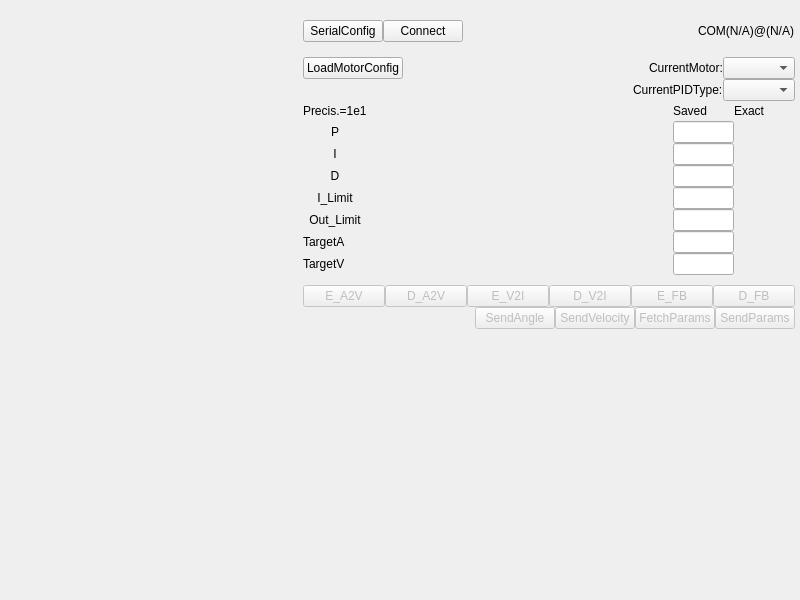
<?xml version="1.0" encoding="UTF-8"?>
<ui version="4.0">
 <class>ControlPanelWidgetUI</class>
 <widget class="QWidget" name="ControlPanelWidgetUI">
  <property name="geometry">
   <rect>
    <x>0</x>
    <y>0</y>
    <width>800</width>
    <height>600</height>
   </rect>
  </property>
  <property name="windowTitle">
   <string>ControlWidget</string>
  </property>
  <layout class="QVBoxLayout" name="verticalLayout" stretch="5,4">
   <property name="spacing">
    <number>0</number>
   </property>
   <property name="leftMargin">
    <number>1</number>
   </property>
   <property name="topMargin">
    <number>1</number>
   </property>
   <property name="rightMargin">
    <number>1</number>
   </property>
   <property name="bottomMargin">
    <number>1</number>
   </property>
   <item>
    <layout class="QHBoxLayout" name="horizontalLayout" stretch="3,5">
     <property name="leftMargin">
      <number>2</number>
     </property>
     <property name="topMargin">
      <number>2</number>
     </property>
     <property name="rightMargin">
      <number>2</number>
     </property>
     <property name="bottomMargin">
      <number>2</number>
     </property>
     <item>
      <layout class="QVBoxLayout" name="verticalLayout_Console">
       <property name="leftMargin">
        <number>2</number>
       </property>
       <property name="topMargin">
        <number>2</number>
       </property>
       <property name="rightMargin">
        <number>2</number>
       </property>
       <property name="bottomMargin">
        <number>2</number>
       </property>
      </layout>
     </item>
     <item>
      <layout class="QVBoxLayout" name="verticalLayout_Status" stretch="2,0,5,0,1">
       <property name="leftMargin">
        <number>2</number>
       </property>
       <property name="topMargin">
        <number>2</number>
       </property>
       <property name="rightMargin">
        <number>2</number>
       </property>
       <property name="bottomMargin">
        <number>2</number>
       </property>
       <item>
        <layout class="QVBoxLayout" name="vl_Toolbar">
         <item>
          <layout class="QHBoxLayout" name="hl_SerialConfig">
           <item>
            <widget class="QPushButton" name="pushButton_SerialConfig">
             <property name="text">
              <string>SerialConfig</string>
             </property>
             <property name="default">
              <bool>false</bool>
             </property>
             <property name="flat">
              <bool>false</bool>
             </property>
            </widget>
           </item>
           <item>
            <widget class="QPushButton" name="pushButton_SerialConnect">
             <property name="text">
              <string>Connect</string>
             </property>
            </widget>
           </item>
           <item>
            <spacer name="horizontalSpacer">
             <property name="orientation">
              <enum>Qt::Horizontal</enum>
             </property>
             <property name="sizeHint" stdset="0">
              <size>
               <width>40</width>
               <height>20</height>
              </size>
             </property>
            </spacer>
           </item>
           <item>
            <widget class="QLabel" name="labelCOMstatus">
             <property name="text">
              <string>COM(N/A)@(N/A)</string>
             </property>
            </widget>
           </item>
          </layout>
         </item>
         <item>
          <layout class="QHBoxLayout" name="hl_CurrentMotor">
           <item>
            <widget class="QPushButton" name="pushButton_LoadMotorConfig">
             <property name="text">
              <string>LoadMotorConfig</string>
             </property>
            </widget>
           </item>
           <item>
            <spacer name="horizontalSpacer_2">
             <property name="orientation">
              <enum>Qt::Horizontal</enum>
             </property>
             <property name="sizeHint" stdset="0">
              <size>
               <width>40</width>
               <height>20</height>
              </size>
             </property>
            </spacer>
           </item>
           <item>
            <widget class="QLabel" name="label_2">
             <property name="text">
              <string>CurrentMotor:</string>
             </property>
            </widget>
           </item>
           <item>
            <widget class="QComboBox" name="comboBox_CurrentMotor"/>
           </item>
          </layout>
         </item>
        </layout>
       </item>
       <item>
        <layout class="QHBoxLayout" name="horizontalLayout_2">
         <item>
          <spacer name="horizontalSpacer_4">
           <property name="orientation">
            <enum>Qt::Horizontal</enum>
           </property>
           <property name="sizeHint" stdset="0">
            <size>
             <width>40</width>
             <height>20</height>
            </size>
           </property>
          </spacer>
         </item>
         <item>
          <widget class="QLabel" name="label_10">
           <property name="text">
            <string>CurrentPIDType:</string>
           </property>
          </widget>
         </item>
         <item>
          <widget class="QComboBox" name="comboBox_PIDType"/>
         </item>
        </layout>
       </item>
       <item>
        <layout class="QHBoxLayout" name="horizontalLayout_PID" stretch="0">
         <item>
          <layout class="QGridLayout" name="gL_PID" rowstretch="0,0,0,0,0,0,0,0,0" columnstretch="1,5,1,1">
           <item row="4" column="2">
            <widget class="QLineEdit" name="lineEdit_Saved_I_Limit"/>
           </item>
           <item row="2" column="0">
            <widget class="QLabel" name="label_4">
             <property name="text">
              <string>I</string>
             </property>
             <property name="alignment">
              <set>Qt::AlignCenter</set>
             </property>
            </widget>
           </item>
           <item row="0" column="3">
            <widget class="QLabel" name="label_20">
             <property name="text">
              <string>Exact</string>
             </property>
            </widget>
           </item>
           <item row="8" column="0">
            <spacer name="verticalSpacer">
             <property name="orientation">
              <enum>Qt::Vertical</enum>
             </property>
             <property name="sizeHint" stdset="0">
              <size>
               <width>20</width>
               <height>40</height>
              </size>
             </property>
            </spacer>
           </item>
           <item row="3" column="0">
            <widget class="QLabel" name="label_5">
             <property name="text">
              <string>D</string>
             </property>
             <property name="alignment">
              <set>Qt::AlignCenter</set>
             </property>
            </widget>
           </item>
           <item row="4" column="3">
            <widget class="QLabel" name="label_ExactI_Limit">
             <property name="text">
              <string/>
             </property>
            </widget>
           </item>
           <item row="1" column="2">
            <widget class="QLineEdit" name="lineEdit_Saved_P"/>
           </item>
           <item row="6" column="0">
            <widget class="QLabel" name="label_8">
             <property name="text">
              <string>TargetA</string>
             </property>
            </widget>
           </item>
           <item row="2" column="3">
            <widget class="QLabel" name="label_ExactI">
             <property name="text">
              <string/>
             </property>
            </widget>
           </item>
           <item row="5" column="2">
            <widget class="QLineEdit" name="lineEdit_Saved_Out_Limit"/>
           </item>
           <item row="3" column="3">
            <widget class="QLabel" name="label_ExactD">
             <property name="text">
              <string/>
             </property>
            </widget>
           </item>
           <item row="2" column="2">
            <widget class="QLineEdit" name="lineEdit_Saved_I"/>
           </item>
           <item row="5" column="3">
            <widget class="QLabel" name="label_ExactOut_Limit">
             <property name="text">
              <string/>
             </property>
            </widget>
           </item>
           <item row="4" column="0">
            <widget class="QLabel" name="label_6">
             <property name="text">
              <string>I_Limit</string>
             </property>
             <property name="alignment">
              <set>Qt::AlignCenter</set>
             </property>
            </widget>
           </item>
           <item row="0" column="2">
            <widget class="QLabel" name="label_19">
             <property name="text">
              <string>Saved</string>
             </property>
            </widget>
           </item>
           <item row="0" column="0">
            <widget class="QLabel" name="label">
             <property name="text">
              <string>Precis.=1e1</string>
             </property>
            </widget>
           </item>
           <item row="1" column="0">
            <widget class="QLabel" name="label_3">
             <property name="text">
              <string>P</string>
             </property>
             <property name="alignment">
              <set>Qt::AlignCenter</set>
             </property>
            </widget>
           </item>
           <item row="3" column="2">
            <widget class="QLineEdit" name="lineEdit_Saved_D"/>
           </item>
           <item row="0" column="1">
            <spacer name="horizontalSpacer_5">
             <property name="orientation">
              <enum>Qt::Horizontal</enum>
             </property>
             <property name="sizeHint" stdset="0">
              <size>
               <width>40</width>
               <height>20</height>
              </size>
             </property>
            </spacer>
           </item>
           <item row="5" column="0">
            <widget class="QLabel" name="label_7">
             <property name="text">
              <string>Out_Limit</string>
             </property>
             <property name="alignment">
              <set>Qt::AlignCenter</set>
             </property>
            </widget>
           </item>
           <item row="1" column="3">
            <widget class="QLabel" name="label_ExactP">
             <property name="text">
              <string/>
             </property>
            </widget>
           </item>
           <item row="7" column="0">
            <widget class="QLabel" name="label_9">
             <property name="text">
              <string>TargetV</string>
             </property>
            </widget>
           </item>
           <item row="6" column="2">
            <widget class="QLineEdit" name="lineEdit_Saved_TargetA"/>
           </item>
           <item row="7" column="2">
            <widget class="QLineEdit" name="lineEdit_Saved_TargetV"/>
           </item>
          </layout>
         </item>
        </layout>
       </item>
       <item>
        <layout class="QHBoxLayout" name="horizontalLayout_ModeSwitcher">
         <item>
          <widget class="QPushButton" name="pushButton_EnableA2V">
           <property name="enabled">
            <bool>false</bool>
           </property>
           <property name="text">
            <string>E_A2V</string>
           </property>
          </widget>
         </item>
         <item>
          <widget class="QPushButton" name="pushButton_DisableA2V">
           <property name="enabled">
            <bool>false</bool>
           </property>
           <property name="text">
            <string>D_A2V</string>
           </property>
          </widget>
         </item>
         <item>
          <widget class="QPushButton" name="pushButton_EnableV2I">
           <property name="enabled">
            <bool>false</bool>
           </property>
           <property name="text">
            <string>E_V2I</string>
           </property>
          </widget>
         </item>
         <item>
          <widget class="QPushButton" name="pushButton_DisableV2I">
           <property name="enabled">
            <bool>false</bool>
           </property>
           <property name="text">
            <string>D_V2I</string>
           </property>
          </widget>
         </item>
         <item>
          <widget class="QPushButton" name="pushButton_EnableFeedback">
           <property name="enabled">
            <bool>false</bool>
           </property>
           <property name="text">
            <string>E_FB</string>
           </property>
          </widget>
         </item>
         <item>
          <widget class="QPushButton" name="pushButton_DisableFeedback">
           <property name="enabled">
            <bool>false</bool>
           </property>
           <property name="text">
            <string>D_FB</string>
           </property>
          </widget>
         </item>
        </layout>
       </item>
       <item>
        <layout class="QHBoxLayout" name="hl_fetchPID">
         <item>
          <spacer name="horizontalSpacer_3">
           <property name="orientation">
            <enum>Qt::Horizontal</enum>
           </property>
           <property name="sizeHint" stdset="0">
            <size>
             <width>40</width>
             <height>20</height>
            </size>
           </property>
          </spacer>
         </item>
         <item>
          <widget class="QPushButton" name="pushButton_SendAngle">
           <property name="enabled">
            <bool>false</bool>
           </property>
           <property name="text">
            <string>SendAngle</string>
           </property>
          </widget>
         </item>
         <item>
          <widget class="QPushButton" name="pushButton_SendVelocity">
           <property name="enabled">
            <bool>false</bool>
           </property>
           <property name="text">
            <string>SendVelocity</string>
           </property>
          </widget>
         </item>
         <item>
          <widget class="QPushButton" name="pushButton_FetchParams">
           <property name="enabled">
            <bool>false</bool>
           </property>
           <property name="text">
            <string>FetchParams</string>
           </property>
          </widget>
         </item>
         <item>
          <widget class="QPushButton" name="pushButton_SendParams">
           <property name="enabled">
            <bool>false</bool>
           </property>
           <property name="text">
            <string>SendParams</string>
           </property>
          </widget>
         </item>
        </layout>
       </item>
      </layout>
     </item>
    </layout>
   </item>
   <item>
    <layout class="QHBoxLayout" name="hL_Charts">
     <property name="leftMargin">
      <number>2</number>
     </property>
     <property name="topMargin">
      <number>2</number>
     </property>
     <property name="rightMargin">
      <number>2</number>
     </property>
     <property name="bottomMargin">
      <number>2</number>
     </property>
    </layout>
   </item>
  </layout>
 </widget>
 <resources/>
 <connections/>
</ui>
